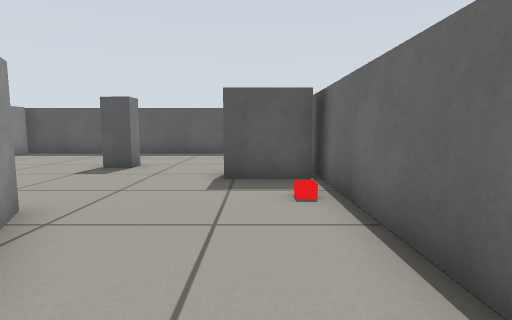
view 1 (above)

16 first-person views from a walk through a world built for the Gazebo simulator. The camera is 0.57 m above the floor, tilts 6° down and sees 80° across. The floor is counted in squares, 0.5 m on a side. Each view is taken from the middle of a square. On the plan, view 1 faces up. The plan holds only what a view shows up to about 13 squares ahead; the rest is blank.

view 2
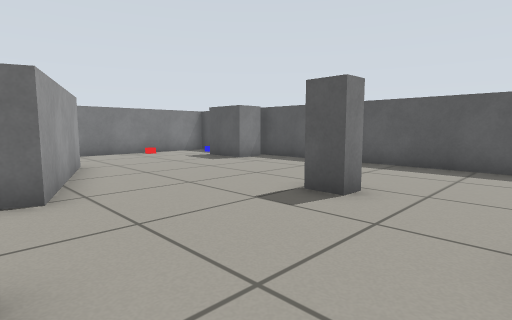

view 3
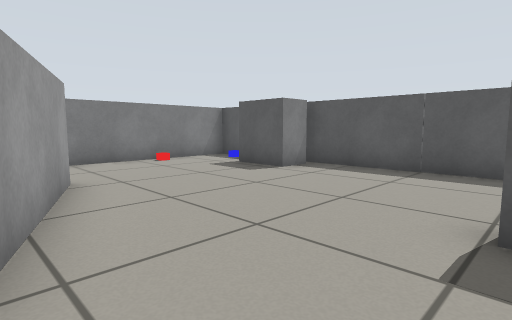

view 4
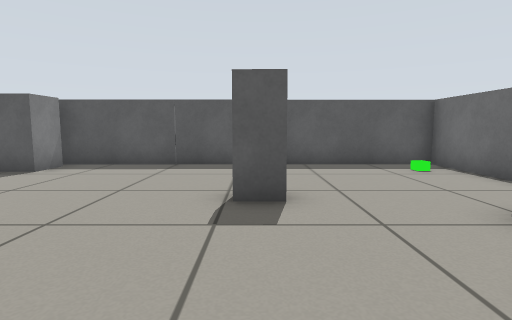

view 5
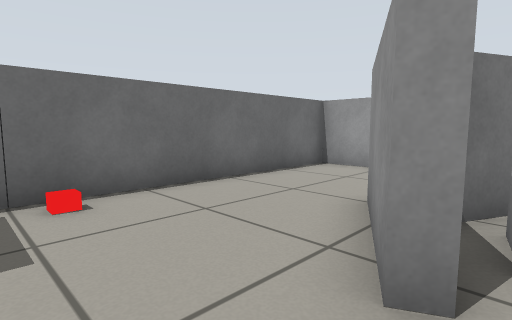

view 6
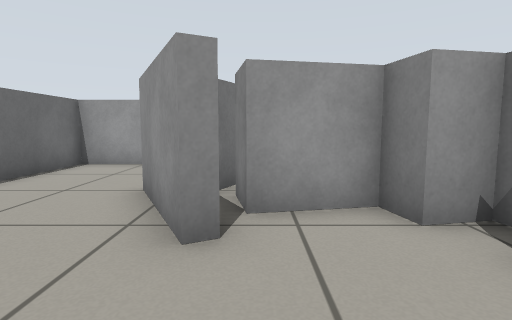

view 7
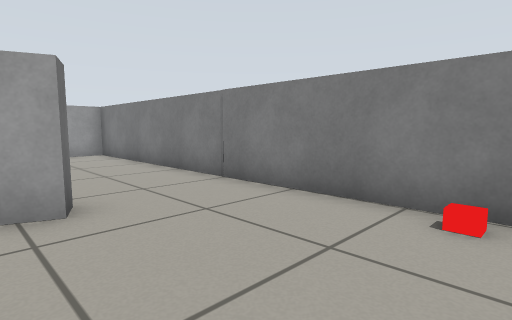

view 8
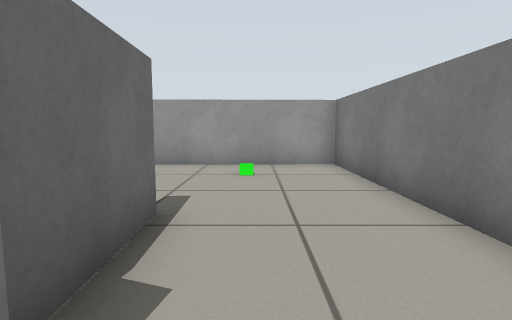

view 9
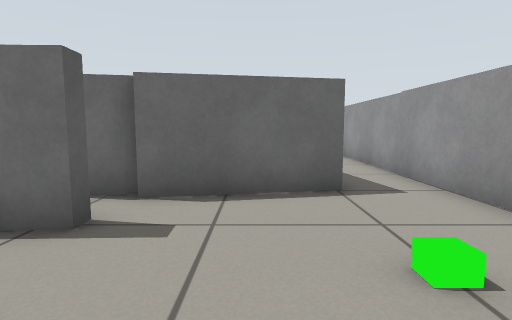

view 10
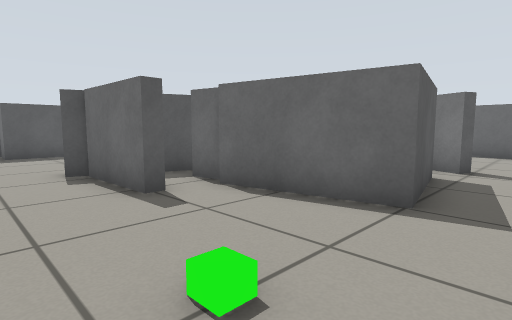

view 11
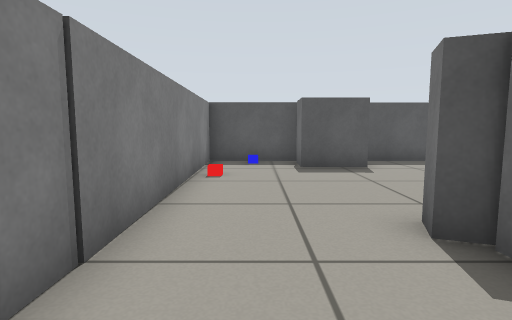

view 12
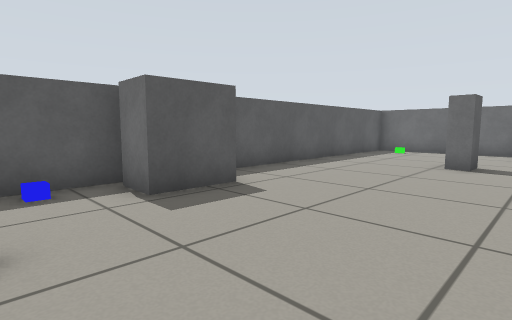

view 13
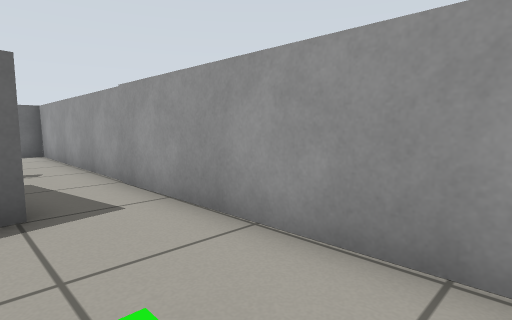

view 14
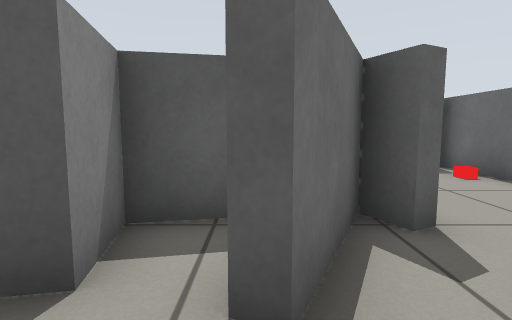

view 15
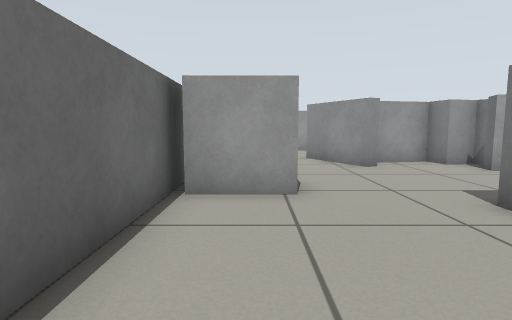

view 16
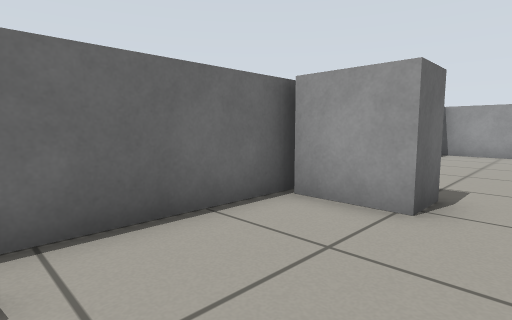

### Floor plan
Key: @ floor where view 1 was taken; # wall or solid block; . floor; B grey box; R red box; L blue box; G green box.
Columns run from 15 left of view 1 to 2 right of it. Each row starts with its distance up from view 1.
 14 BBBBBBBBBBBBBBBBBB
 13 B.L.BB...........B
 12 B...BB.........G.B
 11 B................B
 10 BR...............B
  9 B..........B.....B
  8 B..............BBB
  7 B..............BBB
  6 B...###..........B
  5 B...#.###.......RB
  4 B...#.B B...#....B
  3 B.....B BBBB#....B
  2 B.....B  BBB##...B
  1 B.....B  B.##....B
  0 B..G...BBB.#...@.B
 -1 B................B
 -2 B................B
 -3 BBBBBBBBBBBBBBBBBB

Positions as (right, up) in squares from view 1, and headings:
1: (0, 0), facing up
2: (-1, 4), facing up-left
3: (-4, 5), facing up-left
4: (-4, 4), facing up
5: (-4, 6), facing down-right
6: (-4, 7), facing down
7: (-10, 11), facing down-left
8: (-12, 7), facing down
9: (-14, 1), facing right
10: (-13, -2), facing up-right
11: (-13, 3), facing up
12: (-14, 7), facing up-right
13: (-13, 0), facing down-right
14: (-4, -2), facing up
15: (0, 13), facing down
16: (-2, 12), facing down-right
